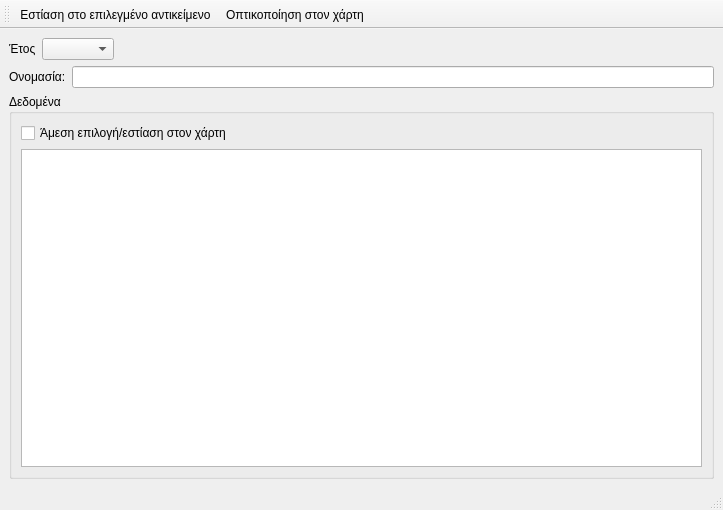
<?xml version="1.0" encoding="UTF-8"?>
<ui version="4.0">
 <class>MainWindow</class>
 <widget class="QMainWindow" name="MainWindow">
  <property name="geometry">
   <rect>
    <x>0</x>
    <y>0</y>
    <width>723</width>
    <height>510</height>
   </rect>
  </property>
  <property name="windowTitle">
   <string>Αναζήτηση με βάση την ονομασία</string>
  </property>
  <widget class="QWidget" name="centralwidget">
   <layout class="QVBoxLayout" name="verticalLayout">
    <item>
     <layout class="QGridLayout" name="gridLayout">
      <item row="0" column="0" alignment="Qt::AlignRight">
       <widget class="QLabel" name="label_2">
        <property name="maximumSize">
         <size>
          <width>29</width>
          <height>16777215</height>
         </size>
        </property>
        <property name="text">
         <string>Έτος</string>
        </property>
       </widget>
      </item>
      <item row="0" column="1">
       <widget class="QComboBox" name="cboYear"/>
      </item>
      <item row="0" column="2">
       <spacer name="horizontalSpacer">
        <property name="orientation">
         <enum>Qt::Horizontal</enum>
        </property>
        <property name="sizeHint" stdset="0">
         <size>
          <width>40</width>
          <height>20</height>
         </size>
        </property>
       </spacer>
      </item>
     </layout>
    </item>
    <item>
     <layout class="QHBoxLayout" name="horizontalLayout_4">
      <item>
       <widget class="QLabel" name="label">
        <property name="text">
         <string>Ονομασία:</string>
        </property>
       </widget>
      </item>
      <item>
       <widget class="QLineEdit" name="lineEdit"/>
      </item>
     </layout>
    </item>
    <item>
     <widget class="QGroupBox" name="groupBox_data">
      <property name="title">
       <string>Δεδομένα</string>
      </property>
      <layout class="QVBoxLayout" name="verticalLayout_2">
       <item>
        <widget class="QCheckBox" name="checkBox">
         <property name="text">
          <string>Άμεση επιλογή/εστίαση στον χάρτη</string>
         </property>
        </widget>
       </item>
       <item>
        <widget class="QTableView" name="tableView"/>
       </item>
      </layout>
     </widget>
    </item>
   </layout>
  </widget>
  <widget class="QMenuBar" name="menubar">
   <property name="geometry">
    <rect>
     <x>0</x>
     <y>0</y>
     <width>723</width>
     <height>19</height>
    </rect>
   </property>
  </widget>
  <widget class="QStatusBar" name="statusbar"/>
  <widget class="QToolBar" name="toolBar">
   <property name="windowTitle">
    <string>toolBar</string>
   </property>
   <attribute name="toolBarArea">
    <enum>TopToolBarArea</enum>
   </attribute>
   <attribute name="toolBarBreak">
    <bool>false</bool>
   </attribute>
   <addaction name="action_zoom"/>
   <addaction name="action_showmap"/>
  </widget>
  <action name="action_zoom">
   <property name="icon">
    <iconset resource="resources.qrc">
     <normaloff>:/plugins/ygeia/icons/1394568050_Zoom.png</normaloff>:/plugins/ygeia/icons/1394568050_Zoom.png</iconset>
   </property>
   <property name="text">
    <string>Εστίαση στο επιλεγμένο αντικείμενο</string>
   </property>
   <property name="toolTip">
    <string>Εστίαση στο επιλεγμένο αντικείμενο</string>
   </property>
  </action>
  <action name="action_showmap">
   <property name="icon">
    <iconset resource="resources.qrc">
     <normaloff>:/plugins/ygeia/icons/map_add.png</normaloff>:/plugins/ygeia/icons/map_add.png</iconset>
   </property>
   <property name="text">
    <string>Οπτικοποίηση στον χάρτη</string>
   </property>
   <property name="toolTip">
    <string>Οπτικοποίηση στον χάρτη</string>
   </property>
  </action>
 </widget>
 <resources>
  <include location="resources.qrc"/>
 </resources>
 <connections/>
</ui>
